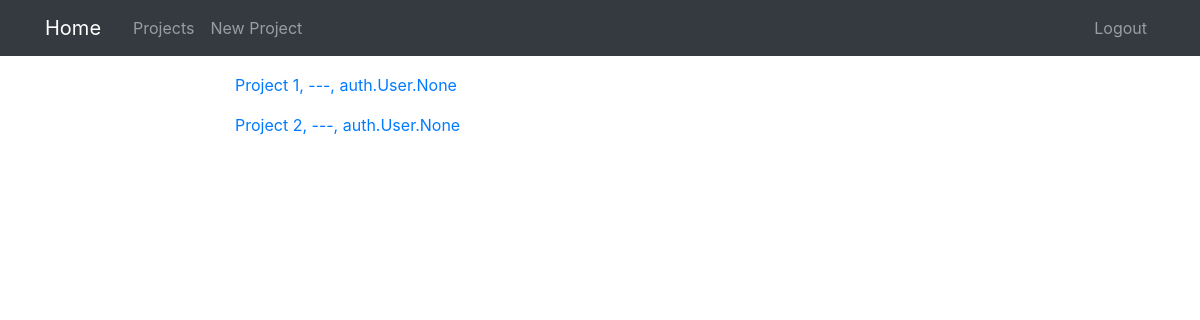
The page /projects/ (signed in) on the database as committed earlier.
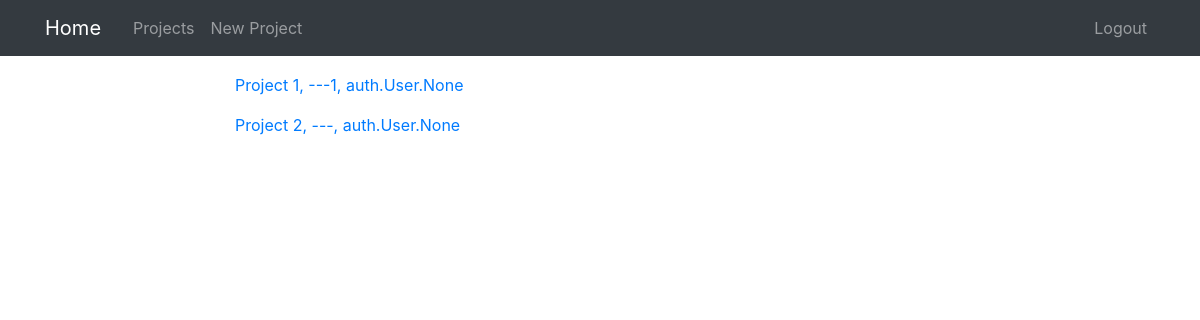
The same page on the database as committed later.
### projects/models.py (models this page shows, shortened)
class Project(models.Model):
    title = models.CharField(max_length=100)
    description = models.TextField()
    manager = models.ForeignKey(User, on_delete=models.CASCADE,
                                related_name="manager_project_set")
    worker = models.ManyToManyField(User, related_name="worker_project_set")
    def __str__(self):
        return f'{self.title}, {self.description}, {self.worker}'

### projects/views.py (the view)
# urls.py: path('projects/', MyProjectsListView.as_view(), name='project-list'),
class MyProjectsListView(LoginRequiredMixin, ListView):
    template_name = 'projects/project_list'
    context_object_name = 'projects'
    def get_queryset(self):
        user = get_object_or_404(User, id=self.request.user.id)
        queryset = Project.objects.filter(manager=user)
        if (len(queryset) == 0):
            queryset = Project.objects.filter(worker=user)
        return queryset

### projects/templates/projects/project_list.html
{% extends "projects/base.html" %}
{% block content %}
{% for project in projects %}
<p>
    <a href="{% url 'project-detail' project.pk %}">{{ project }} </a>
</p>
{% endfor %}
{% endblock content %}

Rows that differ between the two databases and show on the page:
changed Project: title+description+id "Project 1, ---, auth.User.None" → "Project 1, ---1, auth.User.None"
